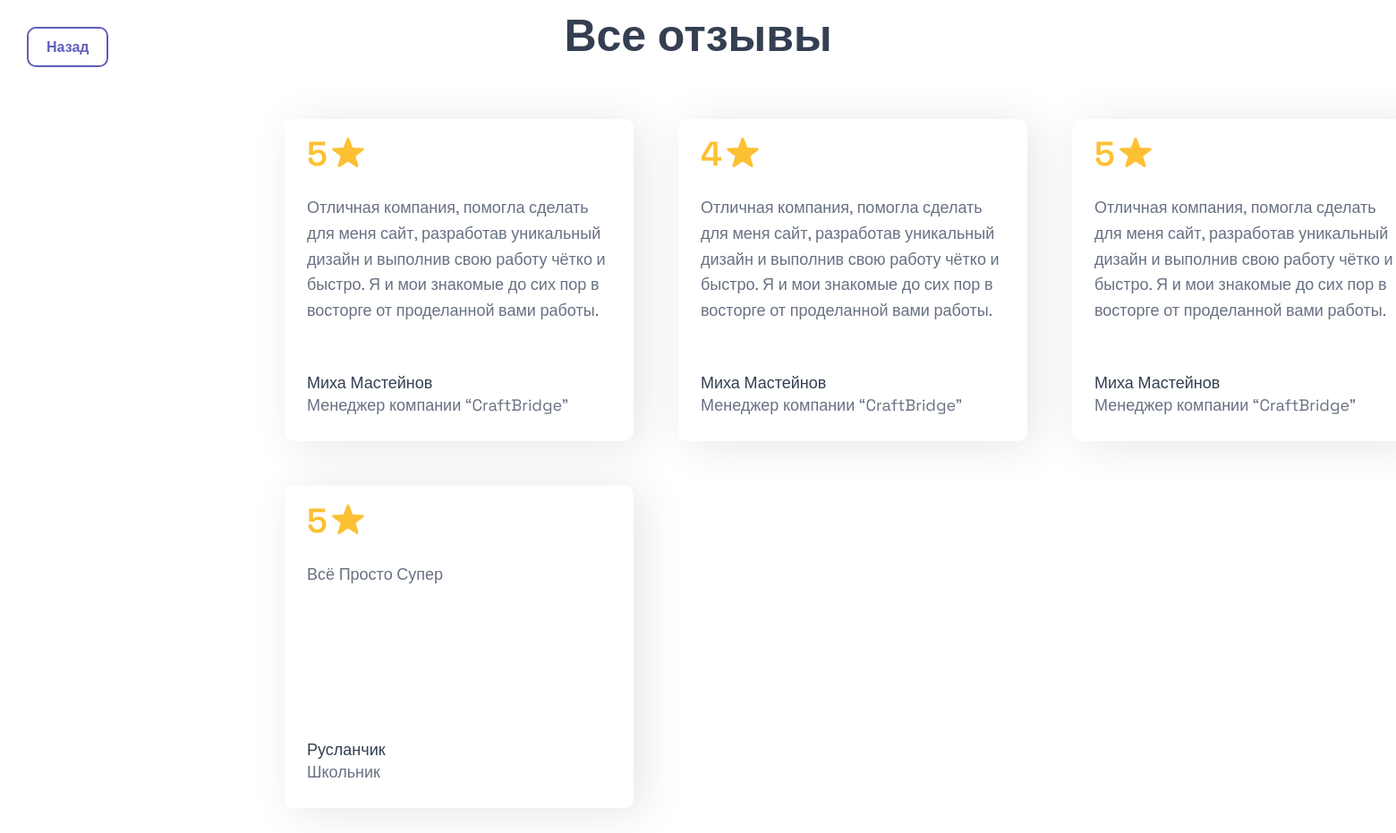
The app's page /reviews with its own data.
### data/reviews.py (models this page shows)
class Review(SqlAlchemyBase, UserMixin, SerializerMixin):
    __tablename__ = 'review'
    id = sqlalchemy.Column(sqlalchemy.Integer, primary_key=True, autoincrement=True)
    text = sqlalchemy.Column(sqlalchemy.String, nullable=True, default="")
    grade = sqlalchemy.Column(sqlalchemy.Integer, nullable=True)
    order_id = sqlalchemy.Column(sqlalchemy.Integer, sqlalchemy.ForeignKey("order.id"))
    order = orm.relationship('Order')

### data/users.py (models this page shows, shortened)
class User(SqlAlchemyBase, UserMixin, SerializerMixin):
    __tablename__ = 'users'
    id = sqlalchemy.Column(sqlalchemy.Integer, primary_key=True, autoincrement=True)
    login = sqlalchemy.Column(sqlalchemy.String, nullable=True)
    email = sqlalchemy.Column(sqlalchemy.String, index=True, unique=True, nullable=True)
    hashed_password = sqlalchemy.Column(sqlalchemy.String, nullable=True)
    position = sqlalchemy.Column(sqlalchemy.String, nullable=True)
    admin = sqlalchemy.Column(sqlalchemy.Integer, nullable=True)
    invitation_key = sqlalchemy.Column(sqlalchemy.String, nullable=True)
    orders = orm.relationship("Order", back_populates='user')

### server.py (the view)
@app.route("/reviews")
def reviews():
    db_sess = create_session()
    review = db_sess.query(Review).all()
    users = db_sess.query(User).all()
    names = {name.id: (name.login, name.position) for name in users}
    orders = db_sess.query(Order).all()
    order = {order.id: names[order.user_id][0] for order in orders}
    position = {pos.id: names[pos.user_id][1] for pos in orders}
    return render_template("all_review.html", jobs=review, names=order, pos=position, title='Отзывы')

### data/db_session.py (called while the page is built)
def create_session() -> Session:
    global __factory
    return __factory()

### templates/all_review.html (shortened to what this page needs)
<link href="static/css/main.css" rel="stylesheet" type="text/css"/>
{% block content %}
<h1 class="center">Все отзывы</h1>
<div class="container">
    <div class="elements">
        {% for job in jobs %}
        <div class="elem">
            <div class="dix">
                <div class="stars">
                    <h6>{{ job.grade }}</h6>
                    <img src="static/img/star.png" alt="" class="star">
                </div>
                <p>{{ job.text }}</p>
            </div>
            <div class="who">
                <p class="fullname">{{ names[job.id]}}</p>
                <p class="status">{{ pos[job.id]}}</p>
            </div>
        </div>
        {% endfor %}
    </div>
</div>
<a class="login-button otz" href="/index#3">Назад</a>
{% endblock %}

### static/css/main.css (style rules this page uses)
p, h1, h2, h3, h4, h5, h6, h7, a { font-family: "Space Grotesk", sans-serif; margin: 0; }
a { text-decoration: none; color: #343F52; }
.login-button { padding: 10px 20px; border-radius: 10px; border: 2px solid #605DBA; color: #605DBA; font-weight: 550; transition: all .19s ease-in; align-items: center; }
.container { padding: 160px 310px; }
h1 { font-family: "Space Grotesk", sans-serif; font-optical-sizing: auto; font-weight: 599; font-size: 50px; font-style: normal; color: #343F52; line-height: 130%; }
.center { text-align: center; width: 950px; }
.stars { display: flex; flex-direction: row; height: 30px; align-items: center; gap: 5px; }
.star { margin-bottom: 7px; }
h6 { font-family: "Space Grotesk", sans-serif; font-optical-sizing: auto; font-weight: 599; font-size: 38px; font-style: normal; color: #FCC032; line-height: 130%; }
.elem { display: flex; flex-direction: column; justify-content: space-between; width: 340px; height: 310px; background: #ffffff; padding: 25px; box-shadow: 10px 5px 50px rgba(0,0,0, 0.1); border-radius: 10px; }
.elem p { font-family: "Space Grotesk", sans-serif; font-optical-sizing: auto; font-weight: medium; font-size: 18px; font-style: normal; color: #687183; line-height: 160%; max-height: 145px; overflow: hidden; text-overflow: ellipsis; }
.status { font-size: 16px; line-height: 130%; }
.who .fullname { color: #343F52; line-height: 130%; }
.who { margin-top: 20px; }
.elements { align-items: center; display: flex; flex-direction: row; flex-wrap: wrap; width: 1440px; gap:50px; margin-top: -100px; }
.dix { display: flex; flex-direction: column; gap: 30px; }
.center { margin: 0 auto; }
.otz { position: fixed; top:30px; left: 30px; }

### records on screen
Review: grade "5", text "Отличная компания, помогла сделать для меня сайт, разработав уникальный дизайн и выполнив свою работу чётко и быстро. Я и мои знакомые до сих пор в восторге от проделанной вами работы.…"
User: login "Миха Мастейнов", position "Менеджер компании “CraftBridge”"
Review: grade "4", text "Отличная компания, помогла сделать для меня сайт, разработав уникальный дизайн и выполнив свою работу чётко и быстро. Я и мои знакомые до сих пор в восторге от проделанной вами работы."
Review: grade "5", text "Отличная компания, помогла сделать для меня сайт, разработав уникальный дизайн и выполнив свою работу чётко и быстро. Я и мои знакомые до сих пор в восторге от проделанной вами работы."
Review: grade "5", text "Всё Просто Супер"
User: login "Русланчик", position "Школьник"
